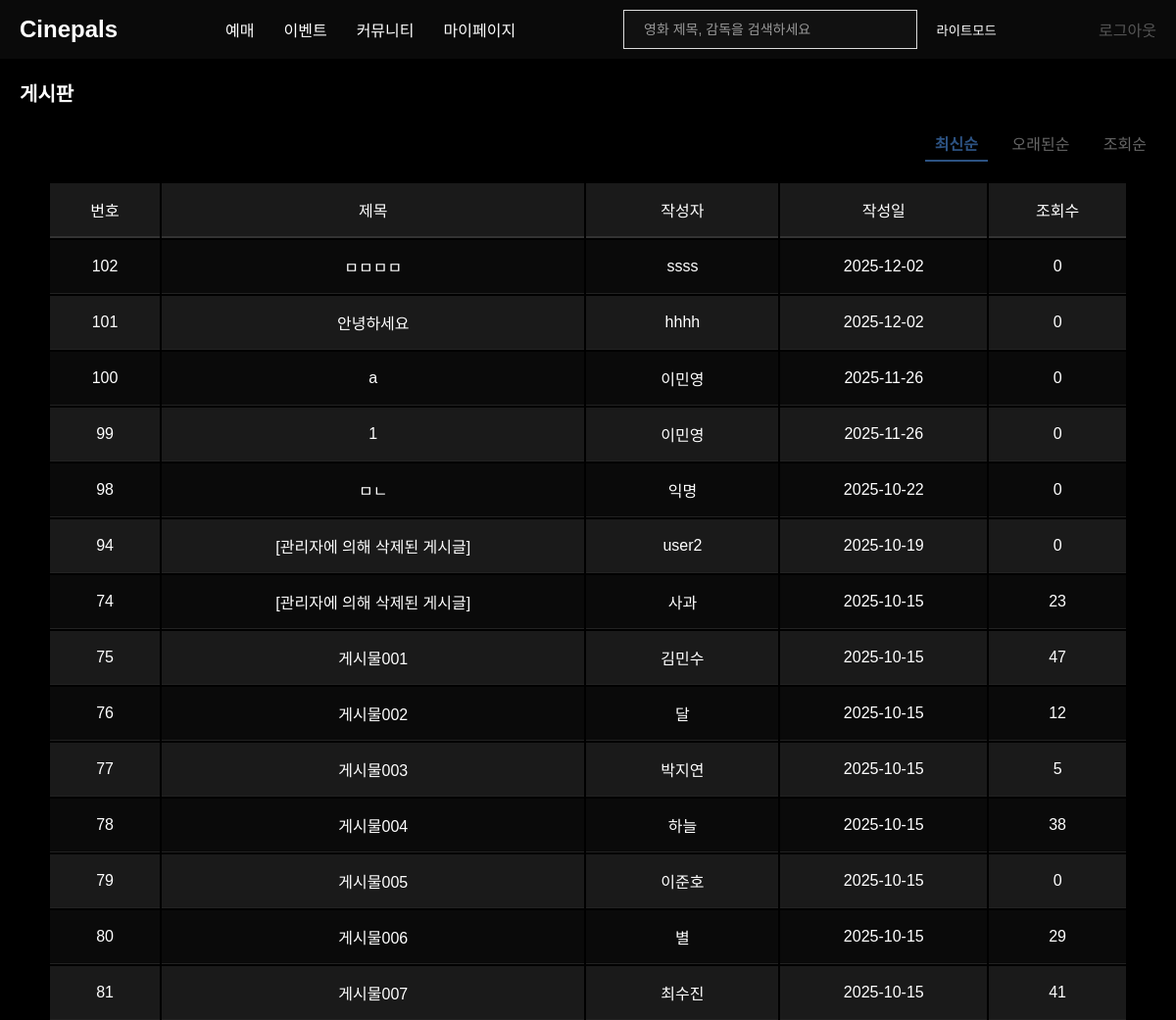
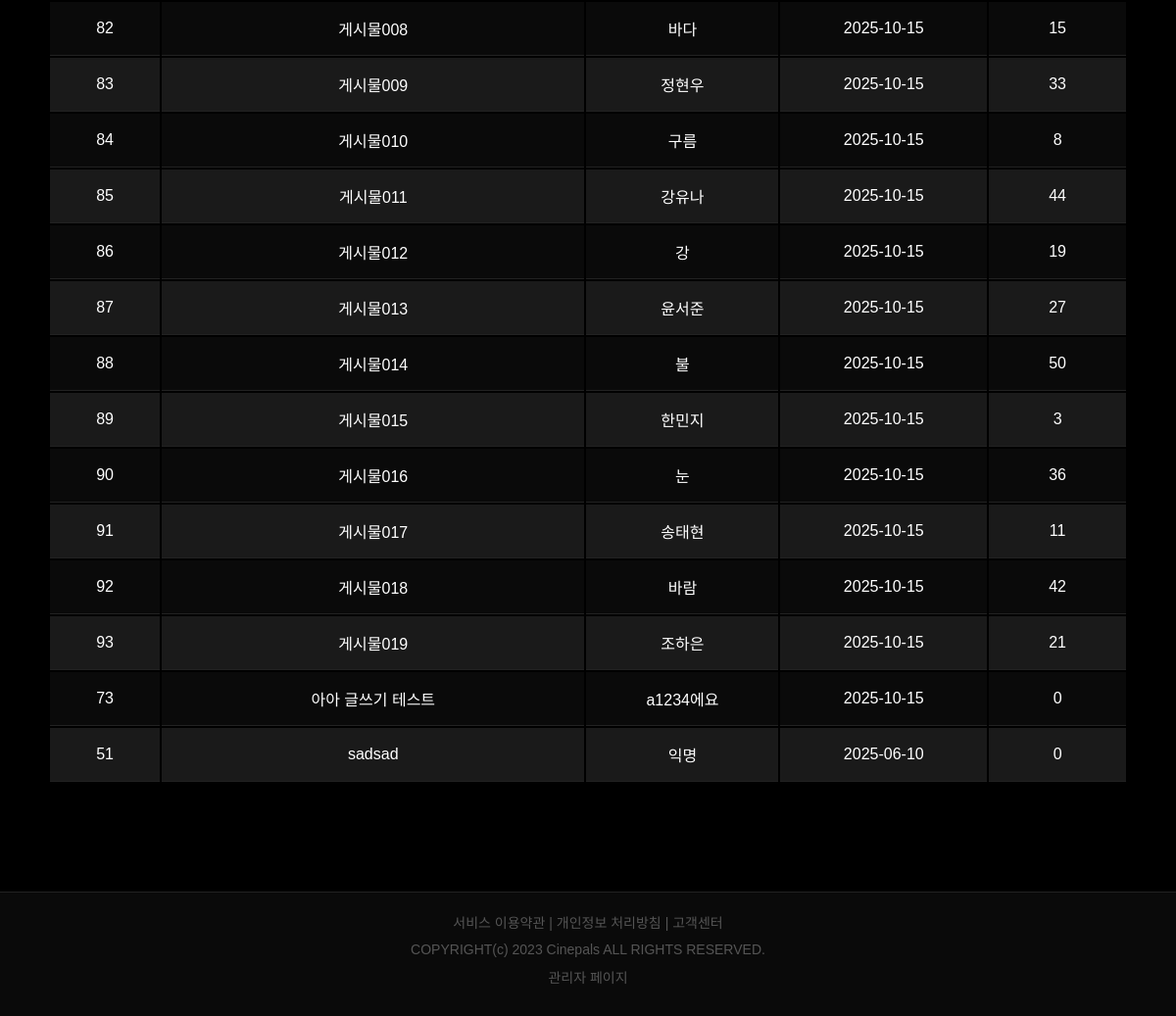
Page /board_list.php (signed in) on the committed database (2 pictures, top to bottom).
### tables this page shows
CREATE TABLE `board_posts` (
  `b_idx` int(11) NOT NULL,
  `b_title` text DEFAULT NULL,
  `b_contents` text DEFAULT NULL,
  `nick_name` varchar(10) DEFAULT NULL,
  `member_id` int(11) DEFAULT NULL,
  `read_count` int(10) DEFAULT 0,
  `voted_count` int(10) DEFAULT 0,
  `regdate` datetime DEFAULT current_timestamp(),
  `update_date` datetime DEFAULT NULL,
  `is_anonymous` tinyint(1) DEFAULT 0
);

### inc/db.php (called while the page is built, shortened)
<?php
function db_select($query, $params = array())
{
    $con = mysqli_connect("localhost", "root", "", "moviedb");
    $stmt = mysqli_prepare($con, $query);
    if (!empty($params)) {
        $types = str_repeat('s', count($params));
        mysqli_stmt_bind_param($stmt, $types, ...$params);
    }
    mysqli_stmt_execute($stmt);
    $result = mysqli_stmt_get_result($stmt);
    $data = array();
    if ($result) {
        while ($row = mysqli_fetch_assoc($result)) {
            $data[] = $row;
        }
    }
    return $data;
}

### board_list.php (the view, shortened to what this page needs)
<?php
require_once("inc/db.php");
function get_time_ago($datetime)
{
    $time_diff = time() - strtotime($datetime);
    if ($time_diff < 60) {
        return '방금 전';
    } else if ($time_diff < 3600) {
        return floor($time_diff / 60) . '분 전';
    } else if ($time_diff < 86400) {
        return floor($time_diff / 3600) . '시간 전';
    } else {
        return date('Y-m-d', strtotime($datetime));
    }
}
$sort = isset($_GET['sort']) ? $_GET['sort'] : 'newest';
$page = isset($_GET['page']) ? $_GET['page'] : 1;
switch ($sort) {
    default:
        $order_by = "ORDER BY regdate DESC";
}
$posts = db_select("SELECT * FROM board_posts {$order_by}");
?>
<!DOCTYPE html>
<html lang="ko">
<head>
    <link rel="stylesheet" href="css/style.css">
</head>
<body>
    <?php require_once("inc/header.php"); ?>
    <main class="main_wrapper">
        <div class="content_wrap">
            <div class="content_header">
                <h2>게시판</h2>
            </div>
            <div class="sort-links">
                <a href="?sort=newest" <?php echo $sort == 'newest' ? 'class="active"' : ''; ?>>최신순</a>
                <a href="?sort=oldest" <?php echo $sort == 'oldest' ? 'class="active"' : ''; ?>>오래된순</a>
                <a href="?sort=views" <?php echo $sort == 'views' ? 'class="active"' : ''; ?>>조회순</a>
            </div>
            <table class="board_list">
                <thead>
                    <tr>
                        <th>번호</th>
                        <th>제목</th>
                        <th>작성자</th>
                        <th>작성일</th>
                        <th>조회수</th>
                    </tr>
                </thead>
                <tbody>
                    <?php if ($posts): ?>
                        <?php foreach ($posts as $post): ?>
                            <tr>
                                <td><?php echo $post['b_idx']; ?></td>
                                <td>
                                    <a href="board_view.php?b_idx=<?php echo $post['b_idx']; ?>&page=<?php echo $page; ?>&sort=<?php echo $sort; ?>">
                                        <?php echo $post['b_title']; ?>
                                    </a>
                                </td>
                                <td>
                                    <?php echo $post['is_anonymous'] ? '익명' : $post['nick_name']; ?>
                                </td>
                                <td><?php echo get_time_ago($post['regdate']); ?></td>
                                <td><?php echo $post['read_count']; ?></td>
                            </tr>
                        <?php endforeach; ?>
                    <?php else: ?>
                        <tr>
                            <td colspan="5" style="text-align: center;">게시글이 없습니다.</td>
                        </tr>
                    <?php endif; ?>
                </tbody>
            </table>
        </div>
    </main>
    <?php require_once("inc/footer.php"); ?>
</body>
</html>

### css/style.css (style rules this page uses)
:root { --primary-bg: #fff; --primary-text: #333; --hover-text: #555; --secondary-bg: #f9f9f9; --input-placeholder: #999; --button-bg: #e5e5e5; --button-icon: #333; --auth-link-hover: #111; --auth-link-default: #555; --footer-text: #555; }
* { margin: 0; padding: 0; box-sizing: border-box; }
body { font-family: "Noto Sans KR", sans-serif; background: var(--primary-bg); color: var(--primary-text); }
a { text-decoration: none; color: inherit; }
.main_wrapper { width: 1200px; margin: 0 auto; padding: 20px; }
@media screen and (max-width: 1200px) { .main_wrapper { width: 100%; padding: 20px; } }
.content_wrap { margin-bottom: 40px; }
.content_wrap .content_header { display: flex; justify-content: space-between; align-items: center; margin-bottom: 20px; }
.content_wrap .content_header h2 { font-size: 20px; }
.content_header { display: flex; justify-content: space-between; align-items: center; margin-bottom: 20px; }
.content_header h2 { color: #fff; }
.board_list { width: 95%; margin: 20px auto; }
.board_list th, .board_list td { padding: 15px; text-align: center; }
.board_list th { background-color: #1A1A1A; color: #fff; border-bottom: 2px solid #333; font-weight: normal; text-align: center; }
.board_list td { color: #fff; border-bottom: 1px solid #222; }
.board_list tr:nth-child(even) { background-color: #1A1A1A; }
.board_list tr:nth-child(odd) { background-color: #0A0A0A; }
.board_list a { color: #fff; text-decoration: none; transition: color 0.2s ease; }
.content_header { display: flex; justify-content: space-between; align-items: center; margin-bottom: 1.5rem; }
.sort-links { margin: 20px 0; text-align: right; }
.sort-links a { display: inline-block; padding: 5px 10px; margin-left: 10px; color: #666; text-decoration: none; transition: all 0.2s; }
.sort-links a.active { color: #2c5282; font-weight: bold; border-bottom: 2px solid #2c5282; }

### css/dark-theme.css (style rules this page uses)
:root { --primary-bg: #000; --primary-text: #fff; --secondary-bg: #111; --border-color: #333; }
body { background-color: #000; color: #fff; }
.content_header h2 { color: #fff; }
table, th, td { border-color: #333; }
th { background-color: #1a1a1a; color: #fff; }
td { color: #fff; }

### css/light-theme.css (style rules this page uses)
:root { --primary-bg: #fff; --primary-text: #333; --secondary-bg: #f8f9fa; --border-color: #e9ecef; }
body { background-color: #fff; color: #333; }
.content_header h2 { color: #343a40; }
table, th, td { border-color: #dee2e6; }
th { background-color: #f8f9fa; color: #495057; }
td { color: #333; }
body:has(.post_list) .main_wrapper, body:has(.sort-links) .main_wrapper, .post_list~.main_wrapper, .content_header:has(+.ad_slider) .main_wrapper { background-color: #f8f9fa !important; border: 1px solid #aaa !important; box-shadow: 0 2px 8px rgba(0, 0, 0, 0.1) !important; }
.content_wrap { color: #333 !important; }
.content_header h2 { color: #333 !important; }
.content_header { border-bottom-color: #ccc !important; }
.content_header h2:after { background: #2c5282 !important; }
.sort-links a { color: #777 !important; }
.sort-links a.active { background-color: #2c5282 !important; color: #fff !important; }

### board_list.php (style rules this page uses)
.sort-links { margin-bottom: 20px; text-align: right; }
.sort-links a { margin-left: 10px; color: #666; text-decoration: none; padding: 5px 10px; transition: all 0.2s; }
.sort-links a.active { color: #2c5282; font-weight: bold; border-bottom: 2px solid #2c5282; }

### rows in the picture
board_posts: b_idx "102", b_title "ㅁㅁㅁㅁ", nick_name "ssss", regdate "2025-12-02", read_count "0"
board_posts: b_idx "101", b_title "안녕하세요", nick_name "hhhh", regdate "2025-12-02", read_count "0"
board_posts: b_idx "100", b_title "a", nick_name "이민영", regdate "2025-11-26", read_count "0"
board_posts: b_idx "99", b_title "1", nick_name "이민영", regdate "2025-11-26", read_count "0"
board_posts: b_idx "98", b_title "ㅁㄴ", is_anonymous "익명", regdate "2025-10-22", read_count "0"
board_posts: b_idx "94", b_title "[관리자에 의해 삭제된 게시글]", nick_name "user2", regdate "2025-10-19", read_count "0"
board_posts: b_idx "74", b_title "[관리자에 의해 삭제된 게시글]", nick_name "사과", regdate "2025-10-15", read_count "23"
board_posts: b_idx "75", b_title "게시물001", nick_name "김민수", regdate "2025-10-15", read_count "47"
board_posts: b_idx "76", b_title "게시물002", nick_name "달", regdate "2025-10-15", read_count "12"
board_posts: b_idx "77", b_title "게시물003", nick_name "박지연", regdate "2025-10-15", read_count "5"
board_posts: b_idx "78", b_title "게시물004", nick_name "하늘", regdate "2025-10-15", read_count "38"
board_posts: b_idx "79", b_title "게시물005", nick_name "이준호", regdate "2025-10-15", read_count "0"
board_posts: b_idx "80", b_title "게시물006", nick_name "별", regdate "2025-10-15", read_count "29"
board_posts: b_idx "81", b_title "게시물007", nick_name "최수진", regdate "2025-10-15", read_count "41"
board_posts: b_idx "82", b_title "게시물008", nick_name "바다", regdate "2025-10-15", read_count "15"
board_posts: b_idx "83", b_title "게시물009", nick_name "정현우", regdate "2025-10-15", read_count "33"
board_posts: b_idx "84", b_title "게시물010", nick_name "구름", regdate "2025-10-15", read_count "8"
board_posts: b_idx "85", b_title "게시물011", nick_name "강유나", regdate "2025-10-15", read_count "44"
board_posts: b_idx "86", b_title "게시물012", nick_name "강", regdate "2025-10-15", read_count "19"
board_posts: b_idx "87", b_title "게시물013", nick_name "윤서준", regdate "2025-10-15", read_count "27"
board_posts: b_idx "88", b_title "게시물014", nick_name "불", regdate "2025-10-15", read_count "50"
board_posts: b_idx "89", b_title "게시물015", nick_name "한민지", regdate "2025-10-15", read_count "3"
board_posts: b_idx "90", b_title "게시물016", nick_name "눈", regdate "2025-10-15", read_count "36"
board_posts: b_idx "91", b_title "게시물017", nick_name "송태현", regdate "2025-10-15", read_count "11"
board_posts: b_idx "92", b_title "게시물018", nick_name "바람", regdate "2025-10-15", read_count "42"
board_posts: b_idx "93", b_title "게시물019", nick_name "조하은", regdate "2025-10-15", read_count "21"
board_posts: b_idx "73", b_title "아아 글쓰기 테스트", nick_name "a1234에요", regdate "2025-10-15", read_count "0"
board_posts: b_idx "51", b_title "sadsad", is_anonymous "익명", regdate "2025-06-10", read_count "0"
